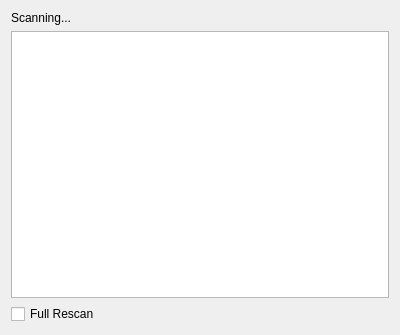
<?xml version="1.0" encoding="UTF-8"?>
<ui version="4.0">
 <class>RemoteSelector</class>
 <widget class="QDialog" name="RemoteSelector">
  <property name="geometry">
   <rect>
    <x>0</x>
    <y>0</y>
    <width>400</width>
    <height>335</height>
   </rect>
  </property>
  <property name="windowTitle">
   <string>Available chat services</string>
  </property>
  <layout class="QVBoxLayout" name="verticalLayout">
   <item>
    <widget class="QLabel" name="status">
     <property name="text">
      <string>Scanning...</string>
     </property>
    </widget>
   </item>
   <item>
    <widget class="QListWidget" name="remoteDevices"/>
   </item>
   <item>
    <widget class="QCheckBox" name="fullScanBox">
     <property name="text">
      <string>Full Rescan</string>
     </property>
    </widget>
   </item>
  </layout>
 </widget>
 <resources/>
 <connections/>
</ui>
